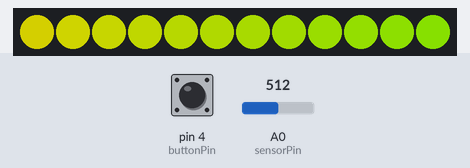
Simulated run of this sketch. Board: Arduino Uno, built with avr-gcc and run on an emulated ATmega328P. On the bench: 12 RGB LEDs in strip order, left to right. The inputs (shaded band) are chosen by the test bench; at power-on: pin 4 (buttonPin) HIGH, A0 (sensorPin) = 512. Dim RGB values are drawn brighter than linear.

Above: at 1.2 s.
1.3 s: pin 4 (buttonPin) pulled LOW for 0.15 s
At 2.2 s:
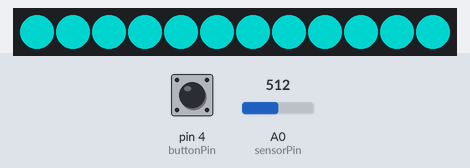
2.9 s: A0 (sensorPin) set to 716
At 3.3 s:
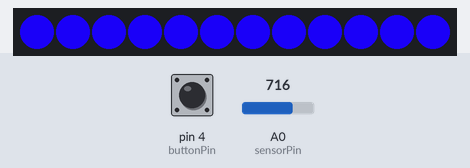
4.4 s: pin 4 (buttonPin) pulled LOW for 1 s
At 5.6 s:
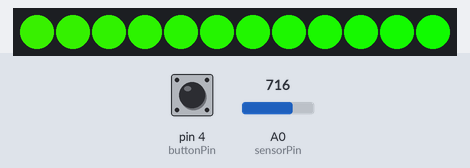
6.0 s: pin 4 (buttonPin) pulled LOW for 3.2 s
At 10.3 s:
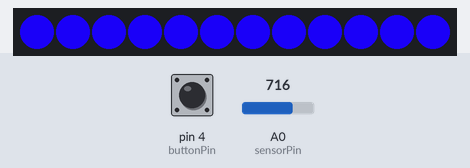
10.7 s: A0 (sensorPin) set to 900
At 11.6 s:
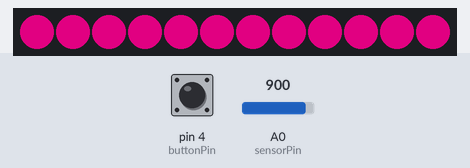
12.2 s: A0 (sensorPin) set to 160
At 12.8 s:
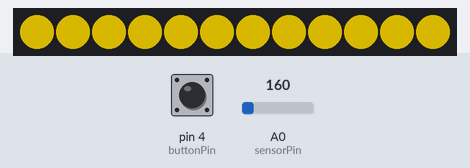
Timing chart, 0 to 14.7 s (numbered marks = the images above; inputs shaded):
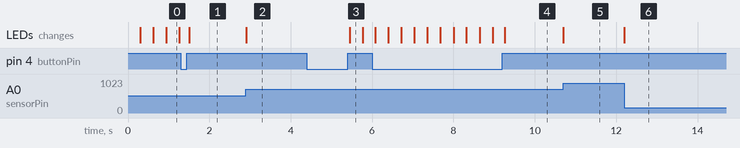

The sketch:

drumminhands_pumpkin.ino
```cpp
/*
 *  Code created by Chris Evans @drumminhands
 *  Used to control Pumpkin light
 *  Use a button to chose between two programs:
 *    1) softly change the colors in a rainbow pattern
 *    2) map a potentiometer to color hue
 *
*/

// sensor input from  http://www.arduino.cc/en/Tutorial/AnalogInput
// button state debounce from here: http://www.arduino.cc/en/Tutorial/Debounce
// NeoPixels from here: http://learn.adafruit.com/adafruit-neopixel-uberguide/overview

#include <Adafruit_NeoPixel.h>

const uint8_t neoPin = 6;      // Neopixels Pin
const uint8_t buttonPin = 4;   // the number of the pushbutton pin
const uint8_t pxls = 12;       // number of pixels in the neopixel ring
const uint8_t maxBright = 255; // the default brightness between 0 and 255

int sensorPin = A0;            // the input pin for the potentiometer
int sensorValue = 0;           // variable to store the value coming from the sensor
int state = HIGH;              // the current program state
int buttonState;               // the current reading from the input pin
int lastButtonState = LOW;     // the previous reading from the input pin
long lastDebounceTime = 0;     // the last time the output pin was toggled
long debounceDelay = 50;       // the debounce time; increase if the output flickers
long previousMillis = 0;       // will store last time LED was updated during rainbow
int neoPixelHue = 0;           // stores current hue of the neoPixels during the rainbow cycles

// Parameter 1 = number of pixels in strip
// Parameter 2 = Arduino pin number (most are valid)
// Parameter 3 = pixel type flags, add together as needed:
//   NEO_KHZ800  800 KHz bitstream (most NeoPixel products w/WS2812 LEDs)
//   NEO_KHZ400  400 KHz (classic 'v1' (not v2) FLORA pixels, WS2811 drivers)
//   NEO_GRB     Pixels are wired for GRB bitstream (most NeoPixel products)
//   NEO_RGB     Pixels are wired for RGB bitstream (v1 FLORA pixels, not v2)
Adafruit_NeoPixel strip = Adafruit_NeoPixel(pxls, neoPin, NEO_GRB + NEO_KHZ800);

// IMPORTANT: To reduce NeoPixel burnout risk, add 1000 uF capacitor across
// pixel power leads, add 300 - 500 Ohm resistor on first pixel's data input
// and minimize distance between Arduino and first pixel.  Avoid connecting
// on a live circuit...if you must, connect GND first.

void setup() {
  pinMode(buttonPin, INPUT_PULLUP);
  strip.begin();
  strip.setBrightness(maxBright); // initialize brightness
  strip.show(); // Initialize all pixels to 'off'
}

void loop() {
//// first check if if the button has been pressed and if the state should be changed.

  // read the state of the switch into a local variable:
  int reading = digitalRead(buttonPin);

  // check to see if you just pressed the button
  // (i.e. the input went from LOW to HIGH),  and you've waited
  // long enough since the last press to ignore any noise:

  // If the switch changed, due to noise or pressing:
  if (reading != lastButtonState) {
    // reset the debouncing timer
    lastDebounceTime = millis();
  }

  if ((millis() - lastDebounceTime) > debounceDelay) {
    // whatever the reading is at, it's been there for longer
    // than the debounce delay, so take it as the actual current state:

    // if the button state has changed:
    if (reading != buttonState) {
      buttonState = reading;

      // only toggle the LED if the new button state is HIGH
      if (buttonState == HIGH) {
        state = !state;
      }
    }
  }

//// then based on the state, either use the Potentiometer mapped to hue, or run the rainbow program
  if (state == HIGH){
    sensorValue = analogRead(sensorPin); // read the value from the sensor
    sensorValue = map(sensorValue, 0, 1023, 0, 255); // change value porportionally to be between 0 and 255
    colorSet(Wheel(sensorValue)); // set the color based on the pot
  } else {
    rainbow(20);
  }

  // save the reading.  Next time through the loop,
  // it'll be the lastButtonState:
  lastButtonState = reading;
}

// sets all pixels to one given color
void colorSet(uint32_t c){
  for(uint16_t i=0; i<strip.numPixels(); i++) {
      strip.setPixelColor(i, c);
  }
  strip.show();
}

// change the hue of the neopixels in a nice soft shift
void rainbow(uint8_t wait) {

  unsigned long currentMillis = millis(); // the current timestamp

  if(currentMillis - previousMillis > wait) { // have we waited long enough to debounce

    // save the last time you changed a NeoPixel
    previousMillis = currentMillis;

    //change the colors of the pixels
    uint16_t i;
    for(i=0; i<strip.numPixels(); i++) {
      strip.setPixelColor(i, Wheel((i+neoPixelHue) & 255));
    }
    strip.show();
    neoPixelHue = (neoPixelHue + 1) % 255; //increment until all colors are used, then start over
  }
}

// Input a value 0 to 255 to get a color value.
// The colours are a transition r - g - b - back to r.
uint32_t Wheel(byte WheelPos) {
  WheelPos = 255 - WheelPos;
  if(WheelPos < 85) {
   return strip.Color(255 - WheelPos * 3, 0, WheelPos * 3);
  } else if(WheelPos < 170) {
    WheelPos -= 85;
   return strip.Color(0, WheelPos * 3, 255 - WheelPos * 3);
  } else {
   WheelPos -= 170;
   return strip.Color(WheelPos * 3, 255 - WheelPos * 3, 0);
  }
}
```

Measured:
- after the input at 1.3 s, the LEDs: change after 0.20 s (image 1)
- after the input at 2.9 s, the LEDs: change at once (image 2)
- after the input at 4.4 s, the LEDs: change after 1.1 s (image 3)
- after the input at 10.7 s, the LEDs: change at once (image 5)
- after the input at 12.2 s, the LEDs: change at once (image 6)
